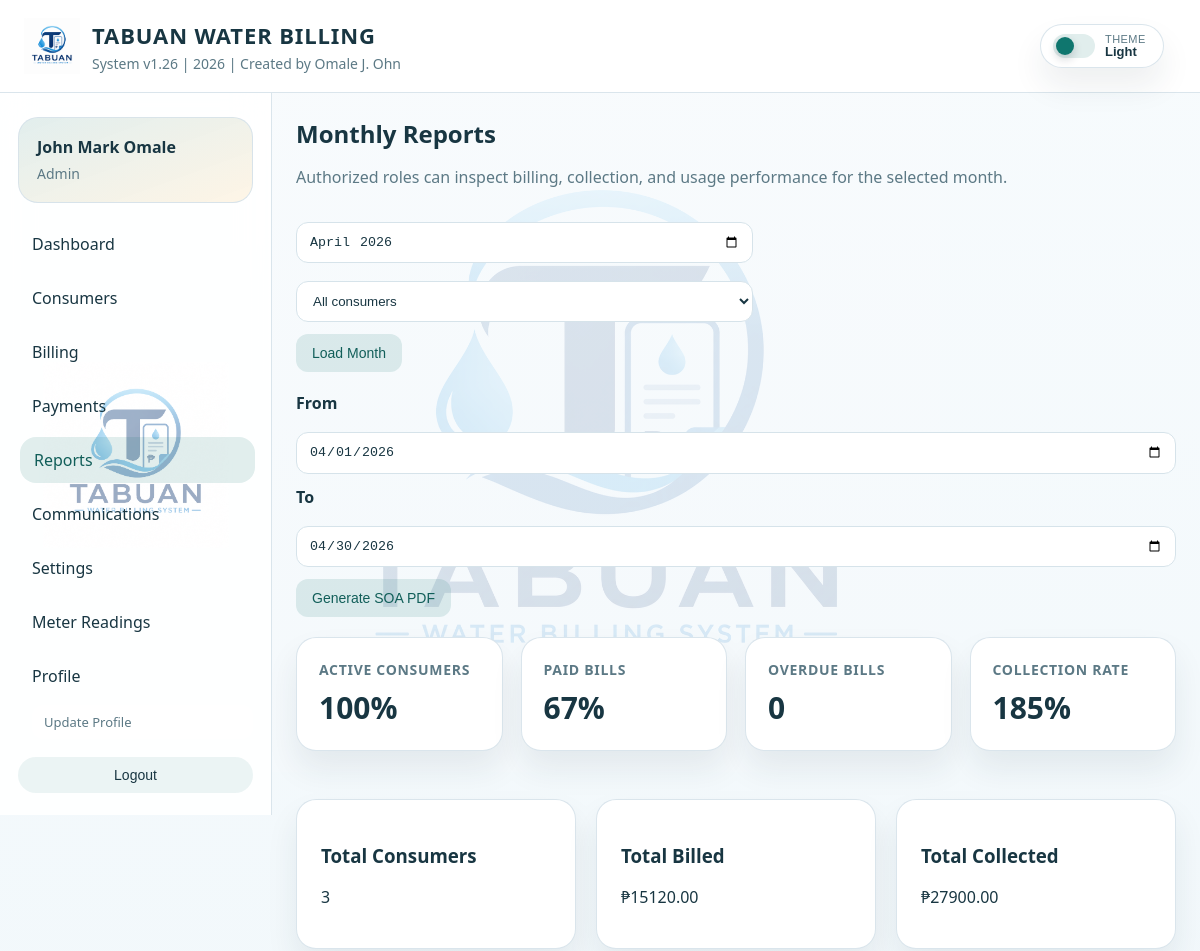
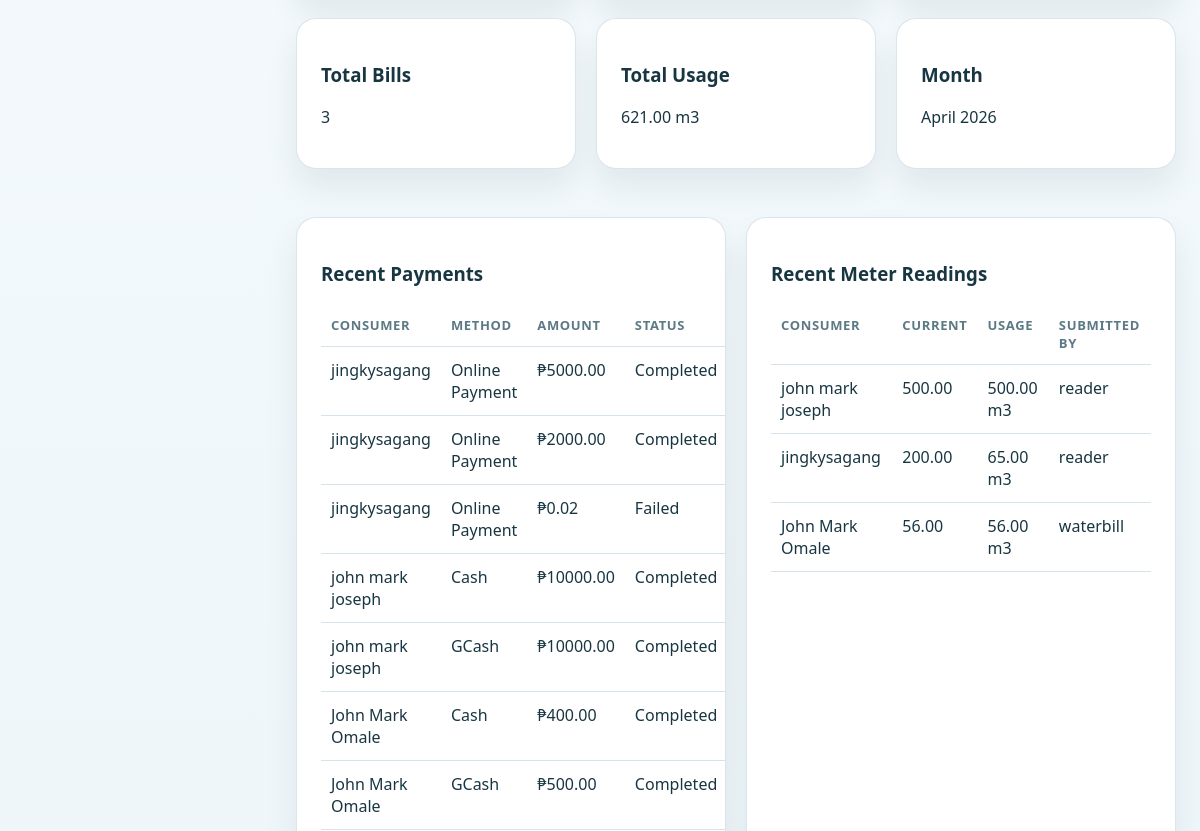
The page /reports/ (signed in, upper part) on the database as committed earlier (2 pictures, top to bottom).
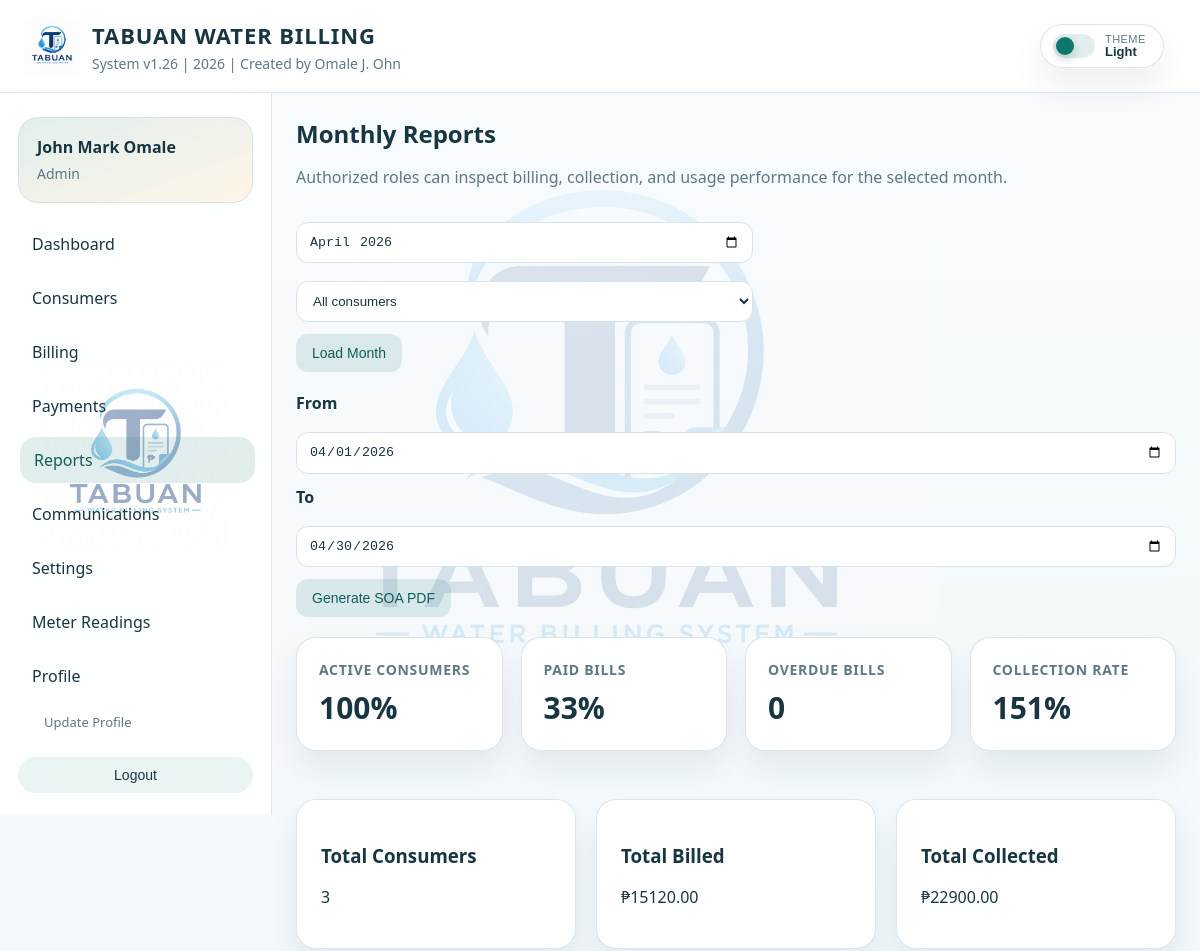
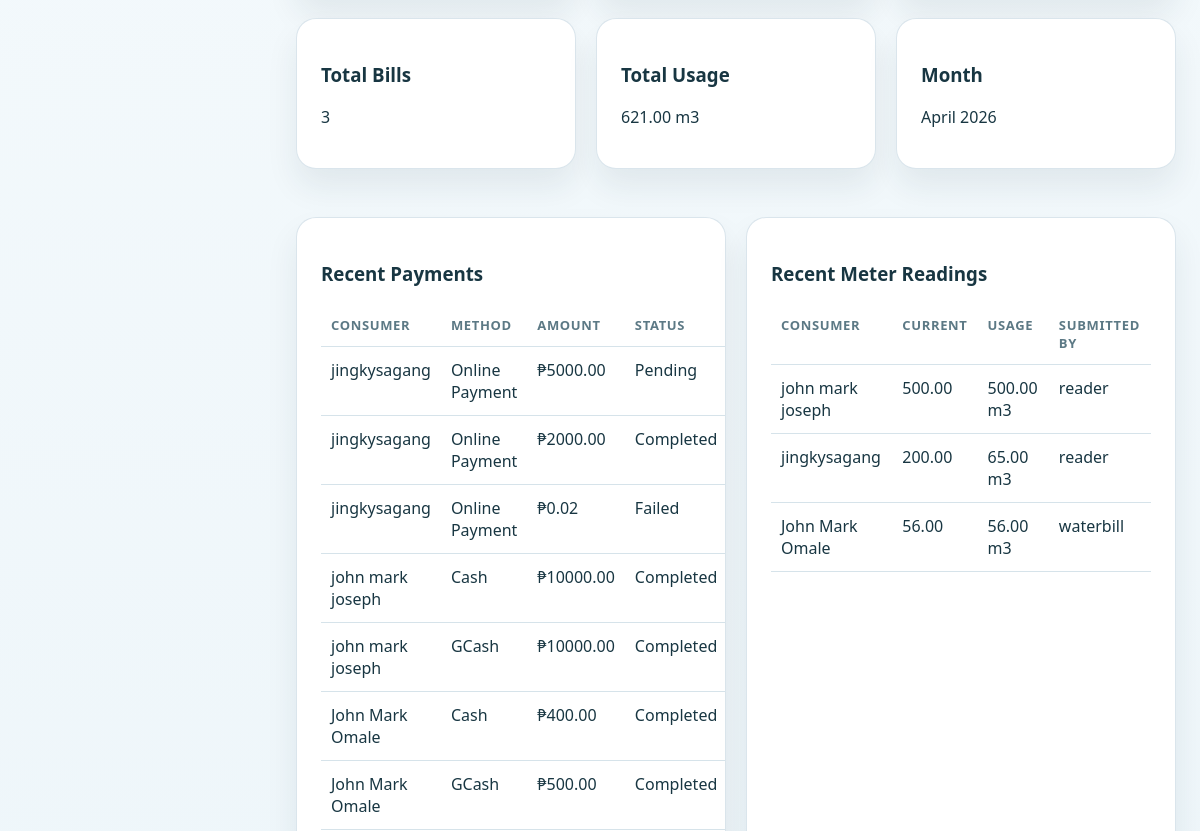
The same page on the database as committed later (2 pictures, top to bottom).
### billing/models.py (models this page shows, shortened)
class Payment(models.Model):
    class Statuses(models.TextChoices):
        PENDING = 'pending', 'Pending'
        COMPLETED = 'completed', 'Completed'
        FAILED = 'failed', 'Failed'
    class Methods(models.TextChoices):
        CASH = 'cash', 'Cash'
        ONLINE = 'online', 'Online Payment'
        GCASH = 'gcash', 'GCash'
        PAYMAYA = 'paymaya', 'PayMaya'
        BANK = 'bank', 'Bank'
    class PaymentOptions(models.TextChoices):
        FULL = 'full', 'Full Payment'
        PARTIAL = 'partial', 'Partial Payment'
    consumer = models.ForeignKey(Consumer, on_delete=models.CASCADE, related_name='payments')
    billing = models.ForeignKey(BillingRecord, on_delete=models.SET_NULL, null=True, blank=True, related_name='payments')
    payment_method = models.CharField(max_length=20, choices=Methods.choices, default=Methods.CASH)
    payment_option = models.CharField(max_length=20, choices=PaymentOptions.choices, default=PaymentOptions.FULL)
    amount_paid = models.DecimalField(max_digits=10, decimal_places=2)
    discount_amount = models.DecimalField(max_digits=10, decimal_places=2, default=0)
    payment_date = models.DateField()
    covered_month = models.DateField(null=True, blank=True, help_text='Use the first day of the covered month.')
    status = models.CharField(max_length=20, choices=Statuses.choices, default=Statuses.COMPLETED)
    reference_number = models.CharField(max_length=100, blank=True)
    gateway = models.CharField(max_length=30, blank=True)
    gateway_reference = models.CharField(max_length=120, blank=True)
    gateway_payment_id = models.CharField(max_length=120, blank=True)
    gateway_status = models.CharField(max_length=50, blank=True)
    gateway_redirect_url = models.URLField(blank=True)
    gateway_response = models.JSONField(default=dict, blank=True)
    created_at = models.DateTimeField(auto_now_add=True)
    class Meta:
        ordering = ['-payment_date', '-created_at']
    @property
    def amount_credited(self):
        return (self.amount_paid or Decimal('0')) + (self.discount_amount or Decimal('0'))

class Consumer(models.Model):
    class Statuses(models.TextChoices):
        ACTIVE = 'active', 'Active'
        INACTIVE = 'inactive', 'Inactive'
    profile = models.OneToOneField(
        ConsumerProfile,
        on_delete=models.SET_NULL,
        null=True,
        blank=True,
        related_name='consumer_record',
    )
    full_name = models.CharField(max_length=255)
    address = models.TextField(blank=True)
    contact_number = models.CharField(max_length=50, blank=True)
    status = models.CharField(max_length=20, choices=Statuses.choices, default=Statuses.ACTIVE)
    photo = models.ImageField(upload_to='consumers/', blank=True, null=True)
    created_at = models.DateTimeField(auto_now_add=True)

### billing/views.py (the view)
# urls.py: path('reports/', views.reports_view, name='reports'),
@role_required(ConsumerProfile.Roles.ADMIN, ConsumerProfile.Roles.SECRETARY, ConsumerProfile.Roles.TREASURER)
def reports_view(request):
    selected_month = get_selected_month(request.GET.get('month'))
    selected_consumer = request.GET.get('consumer', '').strip()
    selected_consumer_record = get_object_or_404(Consumer, pk=selected_consumer) if selected_consumer else None
    default_start_date = selected_month
    default_end_date = selected_month.replace(day=28) + timedelta(days=4)
    default_end_date = default_end_date - timedelta(days=default_end_date.day)
    soa_start_date = get_selected_date(request.GET.get('start_date'), default_start_date)
    soa_end_date = get_selected_date(request.GET.get('end_date'), default_end_date)
    statement_context = _build_monthly_statement_context(selected_month, consumer=selected_consumer_record)
    total_billed = statement_context['total_billed']
    total_collected = statement_context['total_collected']
    total_usage = statement_context['total_usage']
    total_consumers = Consumer.objects.count()
    paid_bills = statement_context['paid_bills']
    total_bills = len(statement_context['statement_billings'])
    overdue_bills = sum(1 for billing in statement_context['statement_billings'] if _has_unpaid_overdue_balance(billing))
    context = {
        **statement_context,
        'selected_month': selected_month,
        'active_percent': round((Consumer.objects.filter(status=Consumer.Statuses.ACTIVE).count() / total_consumers) * 100)
        if total_consumers
        else 0,
        'paid_percent': round((paid_bills / total_bills) * 100) if total_bills else 0,
        'pending_percent': round((overdue_bills / total_bills) * 100) if total_bills else 0,
        'collection_rate': round((total_collected / total_billed) * 100) if total_billed else 0,
        'total_consumers': total_consumers,
        'total_bills': total_bills,
        'overdue_bills': overdue_bills,
        'total_collected': total_collected,
        'total_billed': total_billed,
        'total_usage': total_usage,
        'recent_payments': statement_context['statement_payments'][:10],
        'recent_readings': statement_context['statement_readings'][:10],
        'consumers': Consumer.objects.order_by('full_name'),
        'selected_consumer': selected_consumer,
        'soa_start_date': soa_start_date,
        'soa_end_date': soa_end_date,
    }
    return render(request, 'billing/reports.html', context)

### billing/models.py (called while the page is built)
    @classmethod
    def load(cls):
        defaults = {
            'rate_per_m3': Decimal('20.00'),
            'billing_due_days': 15,
            'enable_cash_payments': True,
            'enable_online_payments': True,
            'notify_by_email': True,
            'notify_by_sms': False,
        }
        settings_obj, _ = cls.objects.get_or_create(pk=1, defaults=defaults)
        return settings_obj

    @property
    def amount_due(self):
        due = (self.total_amount or Decimal('0')) - (self.amount_paid or Decimal('0'))
        return due if due > 0 else Decimal('0')

### billing/permissions.py (called while the page is built)
def get_user_profile(user, create=False):
    if create:
        return ensure_user_profile(user)
    if not getattr(user, 'is_authenticated', False):
        return None
    return ConsumerProfile.objects.filter(user=user).first()

def get_user_role(user, create=False):
    if not getattr(user, 'is_authenticated', False):
        return None
    if user.is_staff or user.is_superuser:
        return ConsumerProfile.Roles.ADMIN
    profile = get_user_profile(user, create=create)
    return profile.role if profile else ConsumerProfile.Roles.CONSUMER

### templates/billing/reports.html (shortened to what this page needs)
{% extends 'base.html' %}
{% block content %}
<section class="page-wrap">
    <div class="toolbar" style="justify-content: space-between; margin-bottom: 20px;">
        <div>
            <h2 class="page-title">Monthly Reports</h2>
            <p class="muted">Authorized roles can inspect billing, collection, and usage performance for the selected month.</p>
        </div>
        <form method="get" class="toolbar">
            <input type="month" name="month" value="{{ selected_month|date:'Y-m' }}">
            <select name="consumer">
                <option value="">All consumers</option>
            </select>
            <button type="submit" class="btn secondary">Load Month</button>
        </form>
    </div>
    <form method="get" action="{% url 'reports_export' %}" class="toolbar" style="margin-bottom: 20px;">
        <label for="soa-start-date">From</label>
        <input type="date" id="soa-start-date" name="start_date" value="{{ soa_start_date|date:'Y-m-d' }}">
        <label for="soa-end-date">To</label>
        <input type="date" id="soa-end-date" name="end_date" value="{{ soa_end_date|date:'Y-m-d' }}">
        <button type="submit" class="btn secondary">Generate SOA PDF</button>
    </form>
    <div class="stats-grid">
        <div class="mini-card"><h3>Active Consumers</h3><p>{{ active_percent }}%</p></div>
        <div class="mini-card"><h3>Paid Bills</h3><p>{{ paid_percent }}%</p></div>
        <div class="mini-card"><h3>Overdue Bills</h3><p>{{ overdue_bills }}</p></div>
        <div class="mini-card"><h3>Collection Rate</h3><p>{{ collection_rate }}%</p></div>
    </div>
</section>
<section class="page-wrap grid-3">
    <div class="card">
        <h3>Total Consumers</h3>
        <p>{{ total_consumers }}</p>
    </div>
    <div class="card">
        <h3>Total Billed</h3>
        <p>&#8369;{{ total_billed }}</p>
    </div>
    <div class="card">
        <h3>Total Collected</h3>
        <p>&#8369;{{ total_collected }}</p>
    </div>
    <div class="card">
        <h3>Total Bills</h3>
        <p>{{ total_bills }}</p>
    </div>
    <div class="card">
        <h3>Total Usage</h3>
        <p>{{ total_usage }} m3</p>
    </div>
    <div class="card">
        <h3>Month</h3>
        <p>{{ selected_month|date:'F Y' }}</p>
    </div>
</section>
<section class="page-wrap grid-2">
    <div class="table-card">
        <h3>Recent Payments</h3>
        <table>
            <thead><tr><th>Consumer</th><th>Method</th><th>Amount</th><th>Status</th></tr></thead>
            <tbody>
                {% for payment in recent_payments %}
                    <tr>
                        <td>{{ payment.consumer.full_name }}</td>
                        <td>{{ payment.get_payment_method_display }}</td>
                        <td>&#8369;{{ payment.amount_paid }}</td>
                        <td>{{ payment.get_status_display }}</td>
                    </tr>
                {% empty %}
                    <tr><td colspan="4" class="empty-state">No payments in this period.</td></tr>
                {% endfor %}
            </tbody>
        </table>
    </div>
    <div class="table-card">
        <h3>Recent Meter Readings</h3>
        <table>
            <thead><tr><th>Consumer</th><th>Current</th><th>Usage</th><th>Submitted By</th></tr></thead>
            <tbody>
                {% for reading in recent_readings %}
                    <tr>
                        <td>{{ reading.consumer.full_name }}</td>
                        <td>{{ reading.current_reading }}</td>
                        <td>{{ reading.usage_m3 }} m3</td>
                        <td>{{ reading.submitted_by.username|default:'System' }}</td>
                    </tr>
                {% empty %}
                    <tr><td colspan="4" class="empty-state">No meter readings in this period.</td></tr>
                {% endfor %}
            </tbody>
        </table>
    </div>
</section>
{% endblock %}

Rows that differ between the two databases and show on the page:
changed Payment: status "Completed" → "Pending"
Other text that changed with them:
{{ paid_percent }}: "67" → "33"
{{ collection_rate }}: "185" → "151"
{{ total_collected }}: "27900.00" → "22900.00"
